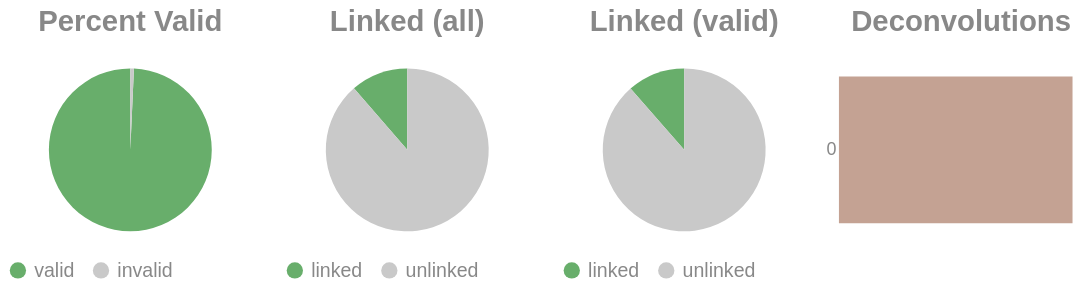

Notebook source saved alongside this figure:
### Code cell
if SKIPLR:
    pass
else:
    clash = Counter()
    for i in valids['molecule'].to_list():
        _mol = i.split("-")
        if len(_mol) == 1:
            clash.update('0')
        else:
            clash.update(_mol[-1])

    _d = {"deconvolutions": [], 'count': []}
    for k,v in clash.items():
        _d['deconvolutions'].append(k)
        _d['count'].append(v)

    tot_valid = valids['reads'].sum()
    mask = valids['reads'] >= 2
    n_linked_reads = valids.filter(mask)['reads'].sum()
    if n_linked_reads == 0:
        print_html("No linked molecules (>=2 reads) were detected; skipping linked-only distributions.")
        SKIPLR = True
    else:
        perc_valid = round(tot_valid / n_reads, 4)
        linked_perc_abs = round(n_linked_reads / n_reads, 4)
        linked_perc = round(n_linked_reads / tot_valid, 4)

    _valid = pl.DataFrame({"valids": ['valid', 'invalid'], "count": [tot_valid, n_reads - tot_valid]})
    _linked_abs = pl.DataFrame({"linked (absolute)": ['linked', 'unlinked'], "count": [n_linked_reads, n_reads - n_linked_reads]})
    _linked_rel = pl.DataFrame({"linked (valids)": ['linked', 'unlinked'], "count": [n_linked_reads, tot_valid - n_linked_reads]})

    (
        alt.hconcat(
            piechart(_valid, goodval = 'valid', title = "Percent Valid"),
            piechart(_linked_abs, goodval = "linked", title =  "Linked (all)"),
            piechart(_linked_rel, goodval = "linked", title =  "Linked (valid)"),
            convolutionbar(pl.DataFrame(_d), title = "Deconvolutions"),
            center = True,
            bounds = 'flush'
        )
        .resolve_scale(color='independent')
        .resolve_legend('independent')
        .properties(usermeta={'embedOptions': {"actions": False}})
    ).display()

### Figure 1 — Vega-Lite specification as saved in the notebook (floating-point values rounded to 4 significant figures)
{"width": "container", "height": 400, "config": {"title": {"anchor": "start", "dy": -15, "fontSize": 18, "color": "#888888", "subtitleColor": "#888888", "subtitleFontSize": 14}, "arc": {"fill": "#0072B2"}, "axis": {"domainColor": "#888888", "domainWidth": 0.5, "gridWidth": 0.2, "grid": false, "titleFontWeight": 400, "titleFontSize": 15, "labelFontSize": 11, "labelColor": "#888888", "tickColor": "#888888", "tickWidth": 0.2, "titleColor": "#888888"}, "axisBand": {"grid": false}, "axisX": {"grid": true, "tickSize": 10, "domainCap": "round"}, "axisY": {"domain": false, "grid": true, "tickSize": 0, "domainCap": "round"}, "background": "transparent", "header": {"labelFontSize": 15, "labelColor": "#888888", "titleFontSize": 15, "titleFontWeight": 600, "titleColor": "#888888"}, "legend": {"labelFont": "sans-serif", "labelFontSize": 12, "labelColor": "#888888", "symbolSize": 100, "symbolType": "circle", "titleFontSize": 12, "titlePadding": 10, "titleColor": "#888888", "title": null}, "range": {"category": ["#E69F00", "#56B4E9", "#009E73", "#F0E442", "#0072B2", "#D55E00", "#CC79A7", "#000000"], "diverging": ["#cfe8f3", "#a2d4ec", "#73bfe2", "#46abdb", "#1696d2", "#12719e"]}, "area": {"fill": "#0072B2", "fillOpacity": 0.7, "line": true, "strokeOpacity": 0.7}, "line": {"color": "#0072B2", "stroke": "#0072B2", "strokeWidth": 2}, "trail": {"color": "#0072B2", "stroke": "#0072B2", "strokeWidth": 0, "size": 1}, "point": {"filled": true, "fillOpacity": 1.0, "size": 95}, "text": {"color": "#888888", "fontSize": 11, "align": "right", "fontWeight": 400, "size": 11}, "bar": {"fill": "#0072B2", "stroke": null}, "view": {"stroke": null, "continuousWidth": 660, "continuousHeight": 400}}, "hconcat": [{"data": {"name": "data-a7888813ef7b4867ee98a7fb764d51ed"}, "mark": {"type": "arc"}, "encoding": {"color": {"field": "valids", "legend": {"orient": "bottom", "title": null}, "scale": {"domain": ["valid", "invalid"], "range": ["#68ae6b", "#C9C9C9"]}, "title": "Valids", "type": "nominal"}, "theta": {"field": "count", "type": "quantitative"}, "tooltip": [{"field": "valids", "title": "Valids", "type": "ordinal"}, {"field": "percent", "format": ".2%", "title": "Percent", "type": "quantitative"}, {"field": "count", "title": "Count", "type": "quantitative"}]}, "height": 100, "title": {"text": "Percent Valid", "align": "center", "anchor": "middle"}, "transform": [{"calculate": "datum.count / 2259110", "as": "percent"}], "width": 150}, {"data": {"name": "data-1370bff514beb30d2fb6102fd7ce20b0"}, "mark": {"type": "arc"}, "encoding": {"color": {"field": "linked (absolute)", "legend": {"orient": "bottom", "title": null}, "scale": {"domain": ["linked", "unlinked"], "range": ["#68ae6b", "#C9C9C9"]}, "title": "Linked (Absolute)", "type": "nominal"}, "theta": {"field": "count", "type": "quantitative"}, "tooltip": [{"field": "linked (absolute)", "title": "Linked (Absolute)", "type": "ordinal"}, {"field": "percent", "format": ".2%", "title": "Percent", "type": "quantitative"}, {"field": "count", "title": "Count", "type": "quantitative"}]}, "height": 100, "title": {"text": "Linked (all)", "align": "center", "anchor": "middle"}, "transform": [{"calculate": "datum.count / 2259110", "as": "percent"}], "width": 150}, {"data": {"name": "data-f483fff416d205e21dabe2eceaedd83c"}, "mark": {"type": "arc"}, "encoding": {"color": {"field": "linked (valids)", "legend": {"orient": "bottom", "title": null}, "scale": {"domain": ["linked", "unlinked"], "range": ["#68ae6b", "#C9C9C9"]}, "title": "Linked (Valids)", "type": "nominal"}, "theta": {"field": "count", "type": "quantitative"}, "tooltip": [{"field": "linked (valids)", "title": "Linked (Valids)", "type": "ordinal"}, {"field": "percent", "format": ".2%", "title": "Percent", "type": "quantitative"}, {"field": "count", "title": "Count", "type": "quantitative"}]}, "height": 100, "title": {"text": "Linked (valid)", "align": "center", "anchor": "middle"}, "transform": [{"calculate": "datum.count / 2243067", "as": "percent"}], "width": 150}, {"data": {"name": "data-57acf0747a0d138c04a8b0ce5be8e814"}, "mark": {"type": "bar"}, "encoding": {"color": {"field": "deconvolutions", "legend": null, "scale": {"scheme": "lightgreyred"}, "type": "nominal"}, "tooltip": [{"field": "deconvolutions", "title": "Deconvolutions", "type": "ordinal"}, {"field": "percent", "format": ".2%", "title": "Percent", "type": "quantitative"}, {"field": "count", "title": "Count", "type": "quantitative"}], "x": {"axis": null, "field": "count", "type": "quantitative"}, "y": {"field": "deconvolutions", "sort": "ascending", "title": null, "type": "nominal"}}, "height": 100, "title": {"text": "Deconvolutions", "align": "center", "anchor": "middle"}, "transform": [{"calculate": "datum.count / 2103187", "as": "percent"}], "width": 150}], "bounds": "flush", "center": true, "resolve": {"legend": {"angle": "independent"}, "scale": {"color": "independent"}}, "usermeta": {"embedOptions": {"actions": false}}, "$schema": "https://vega.github.io/schema/vega-lite/v6.1.0.json", "datasets": {"data-a7888813ef7b4867ee98a7fb764d51ed": [{"valids": "valid", "count": 2243067}, {"valids": "invalid", "count": 16043}], "data-1370bff514beb30d2fb6102fd7ce20b0": [{"linked (absolute)": "linked", "count": 256609}, {"linked (absolute)": "unlinked", "count": 2002501}], "data-f483fff416d205e21dabe2eceaedd83c": [{"linked (valids)": "linked", "count": 256609}, {"linked (valids)": "unlinked", "count": 1986458}], "data-57acf0747a0d138c04a8b0ce5be8e814": [{"deconvolutions": "0", "count": 2103187}]}}
